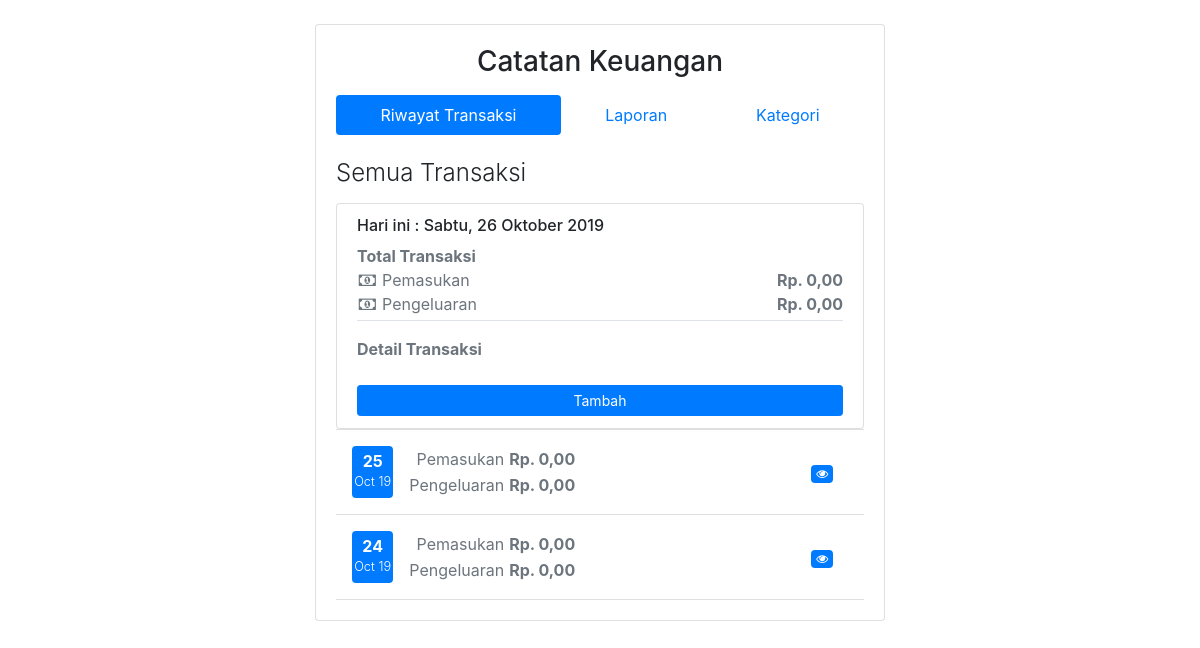
Before: / with the older database file.
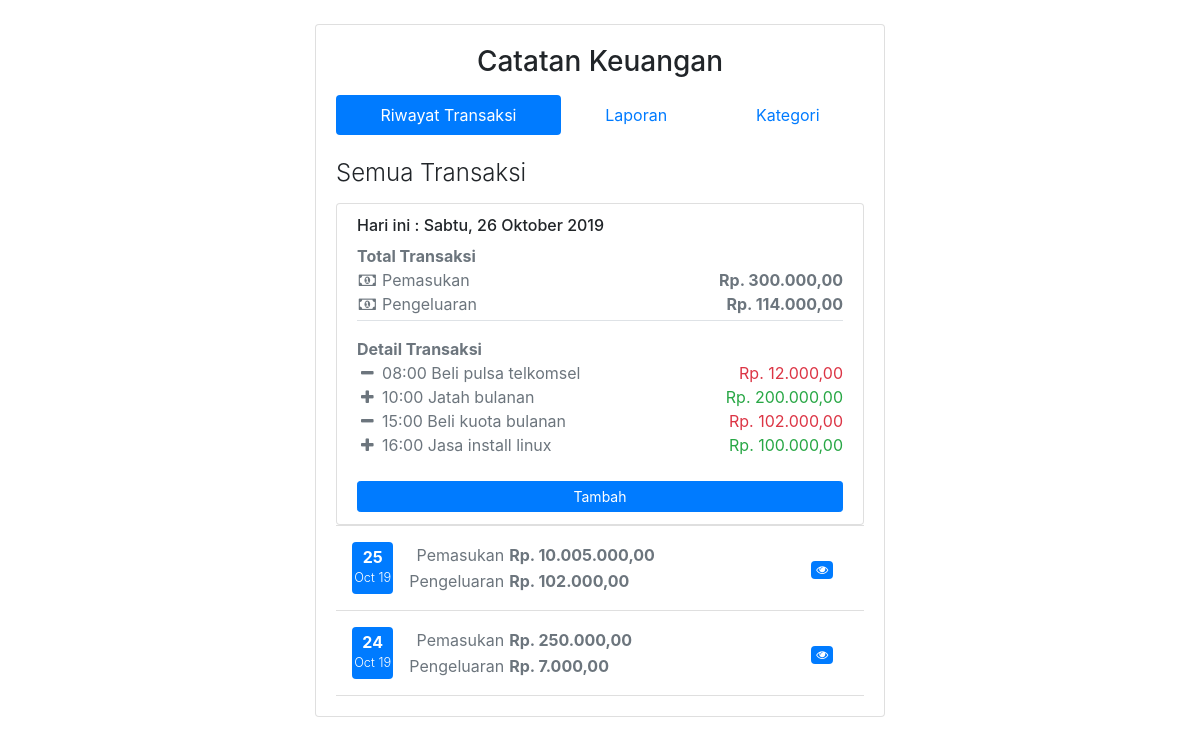
After: the same page with the newer database file.
### tables this page shows
CREATE TABLE `transaksi` (
  `id_transaksi` char(20) NOT NULL,
  `user_id` int(11) NOT NULL,
  `kategori_id` int(11) NOT NULL,
  `jumlah` int(11) NOT NULL,
  `tgl_transaksi` date NOT NULL,
  `waktu` time NOT NULL,
  `keterangan` varchar(64) NOT NULL
);

CREATE TABLE `kategori` (
  `id_kategori` int(11) NOT NULL,
  `nama_kategori` varchar(64) NOT NULL,
  `tipe_kategori` enum('pemasukan','pengeluaran') NOT NULL
);

### application/controllers/Transaksi.php (called while the page is built, shortened)
<?php
class Transaksi extends CI_Controller
{
	public function __construct()
	{
		$this->load->model('MainModel', 'main');
	}
	private function template($view, $data = null)
	{
		$this->load->view('templates/header', $data);
		$this->load->view($view);
		$this->load->view('templates/footer');
	}
	public function index()
	{
		$data['judul'] = "Semua Transaksi";
		$tglTransaksi = $this->main->getTglTransaksi();
		$transaksiByTgl = [];
		$tot_pengeluaran = [];
		$tot_pemasukan = [];
		foreach ($tglTransaksi as $tr) {
			$transaksiByTgl[$tr->tgl_transaksi] = $this->main->getTransaksiByTgl($tr->tgl_transaksi);
			$tot_pengeluaran[$tr->tgl_transaksi] = $this->main->getTotalTransaksi($tr->tgl_transaksi, 'pengeluaran');
			$tot_pemasukan[$tr->tgl_transaksi] = $this->main->getTotalTransaksi($tr->tgl_transaksi, 'pemasukan');
		}
		$data['transaksi'] = $transaksiByTgl;
		$data['tot_pengeluaran'] = $tot_pengeluaran;
		$data['tot_pemasukan'] = $tot_pemasukan;
		$data['today'] = date('Y-m-d');
		$this->template('transaksi/data', $data);
	}
}

### index.php (called while the page is built, shortened)
<?php
require_once BASEPATH.'core/CodeIgniter.php';

### application/helpers/tanggal_helper.php (called while the page is built, shortened)
<?php
function full_tanggal($tgl)
{
    $d = date("D", $tgl);
    switch ($d) {
        case 'Sat':
            $hari = "Sabtu";
            break;
    }
    $bulan = [1 => "Januari", "Februari", "Maret", "April", "Mei", "Juni", "Juli", "Agustus", "September", "Oktober", "November", "Desember"];
    $m = date('n', $tgl);
    return $hari . ', ' . date('d', $tgl) . ' ' . $bulan[$m] . ' ' . date('Y', $tgl);
}

### application/models/MainModel.php (called while the page is built, shortened)
<?php
class MainModel extends CI_Model
{
    public function getTglTransaksi()
    {
        $this->db->select('tgl_transaksi');
        $this->db->group_by('tgl_transaksi');
        $this->db->order_by('tgl_transaksi', 'desc');
        return $this->db->get('transaksi')->result();
    }
    public function getTransaksiByTgl($tgl)
    {
        $this->db->join('kategori k', 't.kategori_id=k.id_kategori');
        $this->db->order_by('waktu', 'asc');
        return $this->db->get_where('transaksi t', ['tgl_transaksi' => $tgl])->result();
    }
    public function getTotalTransaksi($tgl, $tipe = null)
    {
        $this->db->select_sum('jumlah');
        $this->db->join('kategori k', 't.kategori_id=k.id_kategori');
        return $this->db->get_where('transaksi t', ['tgl_transaksi' => $tgl, 'tipe_kategori' => $tipe])->row_array();
    }
}

### application/views/transaksi/data.php (the view)
<h1 class="h4 font-weight-light mb-3"><?= $judul; ?></h1>
<ul class="list-group">
    <li class="list-group-item">
        <h3 class="h6">Hari ini : <?= full_tanggal(strtotime($today)); ?></h3>
        <p class="font-weight-bold border-bottom pb-1">
            <span class="text-muted d-block">Total Transaksi</span>
            <span class="d-block text-muted">
                <span class="font-weight-normal">
                    <i class="fa fa-fw fa-money"></i>
                    Pemasukan
                </span>
                <span class="float-right">
                    Rp. <?= number_format($tot_pemasukan[key($transaksi)]['jumlah'], 2, ',', '.'); ?>
                </span>
            </span>
            <span class="d-block text-muted">
                <span class="font-weight-normal">
                    <i class="fa fa-fw fa-money"></i>
                    Pengeluaran
                </span>
                <span class="float-right">
                    Rp. <?= number_format($tot_pengeluaran[key($transaksi)]['jumlah'], 2, ',', '.'); ?>
                </span>
            </span>
        </p>
        <span class="text-muted font-weight-bold mb-2">Detail Transaksi</span>
        <?php if (array_key_exists($today, $transaksi)) : ?>
            <?php foreach ($transaksi[date('Y-m-d')] as $t) : ?>
                <div class="<?= $t->tipe_kategori == 'pemasukan' ? 'text-success' : 'text-danger' ?>">
                    <span class="text-muted">
                        <i class="fa fa-fw fa-<?= $t->tipe_kategori == 'pemasukan' ? 'plus' : 'minus' ?>"></i>
                        <?= date('H:i', strtotime($t->waktu)); ?>
                        <?= $t->keterangan ?>
                    </span>
                    <span class="float-right">
                        Rp. <?= number_format($t->jumlah, 2, ',', '.'); ?>
                    </span>
                </div>
            <?php endforeach; ?>
        <?php else : ?>
            <span class="text-muted">Kosong</span>
        <?php endif; ?>
        <a href="#" class="btn btn-primary text-center btn-block btn-sm mt-4">Tambah</a>
    </li>
</ul>
<ul class="list-group list-group-flush">
    <?php foreach ($transaksi as $tgl) : ?>
        <?php if (key($transaksi) != date('Y-m-d')) : ?>
            <li class="list-group-item list-group-item-action p-3">
                <div class="row m-0">
                    <div class="col-xl-1 col-2 d-flex justify-content-center text-white bg-primary p-0 rounded">
                        <div class="small align-self-center">
                            <h6 class="mb-0 font-weight-bold text-center">
                                <?= date('d', strtotime(key($transaksi))); ?>
                            </h6>
                            <span class="text-white font-weight-light">
                                <?= date('M y', strtotime(key($transaksi))); ?>
                            </span>
                        </div>
                    </div>
                    <div class="col">
                        <table class="text-muted">
                            <tr>
                                <td class="text-right">Pemasukan</td>
                                <td class="pl-1 font-weight-bold">Rp. <?= number_format($tot_pemasukan[key($transaksi)]['jumlah'], 2, ',', '.'); ?></td>
                            </tr>
                            <tr>
                                <td>Pengeluaran</td>
                                <td class="pl-1 font-weight-bold">Rp. <?= number_format($tot_pengeluaran[key($transaksi)]['jumlah'], 2, ',', '.'); ?></td>
                            </tr>
                        </table>
                    </div>
                    <div class="col-1 d-flex justify-content-end">
                        <div class="align-self-center">
                            <a href="<?= base_url('transaksi/detail/') . strtotime(key($transaksi)); ?>" class="badge badge-primary">
                                <i class="fa fa-eye"></i>
                            </a>
                        </div>
                    </div>
                </div>
            </li>
        <?php endif; ?>
        <?php next($transaksi); ?>
    <?php endforeach; ?>
</ul>

### application/views/templates/header.php (shortened to what this page needs)
<!DOCTYPE html>
<html lang="en">
<head>
    <link rel="stylesheet" href="<?= base_url(); ?>assets/css/bootstrap.min.css">
    <link rel="stylesheet" href="<?= base_url(); ?>assets/css/font-awesome.min.css">
    <link rel="stylesheet" href="<?= base_url(); ?>assets/css/style.css">
</head>
<body>
    <div class="row m-0 justify-content-center">
        <div class="col-lg-6 py-4">
            <div class="card">
                <div class="card-body">
                    <h3 class="text-center mb-3">Catatan Keuangan</h3>
                    <nav class="nav nav-pills nav-fill mb-4">
                        <a class="nav-item nav-link active" href="#">Riwayat Transaksi</a>
                        <a class="nav-item nav-link" href="#">Laporan</a>
                        <a class="nav-item nav-link" href="#">Kategori</a>
                    </nav>

### application/views/templates/footer.php (shortened to what this page needs)
</body>
</html>

### assets/css/style.css (style rules this page uses)
html, body { height: 100%; width: 100%; }

Changed rows visible on the page:
added transaksi: waktu "08:00", keterangan "Beli pulsa telkomsel", jumlah "12.000,00"
added transaksi: waktu "10:00", keterangan "Jatah bulanan", jumlah "200.000,00"
added transaksi: waktu "15:00", keterangan "Beli kuota bulanan", jumlah "102.000,00"
added transaksi: waktu "16:00", keterangan "Jasa install linux", jumlah "100.000,00"
Other visible differences:
$tot_pemasukan[key($transaksi)]['jumlah']: "0,00" → "300.000,00"
$tot_pengeluaran[key($transaksi)]['jumlah']: "0,00" → "114.000,00"
new list line: "25 Oct 19 Pemasukan Rp. 10.005.000,00 Pengeluaran Rp. 102.000,00"
new list line: "24 Oct 19 Pemasukan Rp. 250.000,00 Pengeluaran Rp. 7.000,00"
list line gone: "25 Oct 19 Pemasukan Rp. 0,00 Pengeluaran Rp. 0,00"
list line gone: "24 Oct 19 Pemasukan Rp. 0,00 Pengeluaran Rp. 0,00"
